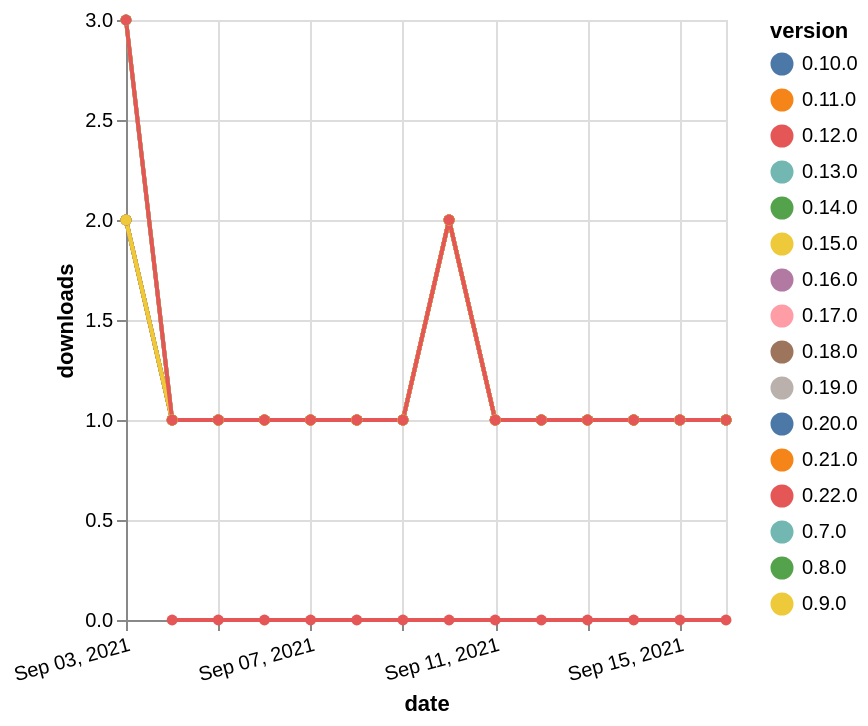

The Vega-Lite source for this figure:
### Vega-Lite specification from a JSON file in a GitHub repository (floating-point values rounded to 4 significant figures; data arrays with more than 128 entries replaced by an {"elided": "..."} marker saying what was removed)
{"$schema": "https://vega.github.io/schema/vega-lite/v5.json", "description": "A simple bar chart with embedded data.", "data": {"values": {"elided": "223 records"}}, "width": "container", "mark": {"type": "line", "point": {"filled": true}}, "encoding": {"x": {"field": "date", "type": "temporal", "timeUnit": "yearmonthdate", "title": "date", "axis": {"labelAngle": -15}}, "y": {"field": "delta", "type": "quantitative", "title": "downloads"}, "color": {"field": "version", "type": "nominal"}, "tooltip": {"field": "delta"}}}
